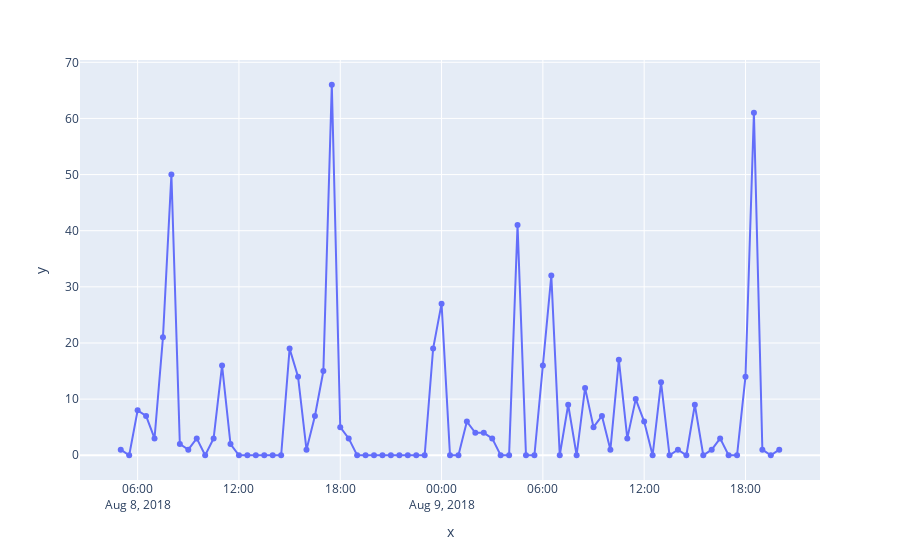

Notebook cell for this chart:
### Code cell
import plotly.express as px
fig = px.line(x=resampled_df['Datetime'],y=resampled_df['Count'], markers=True)
fig.show()
